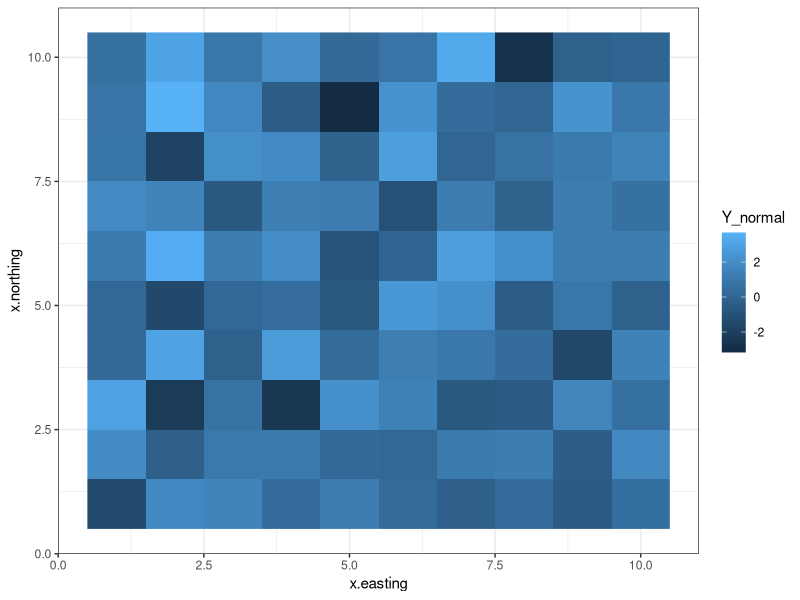
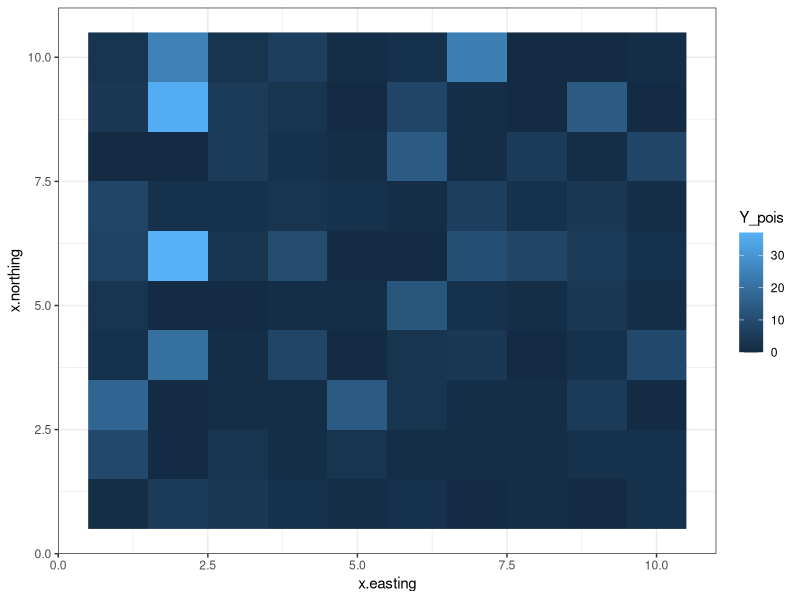
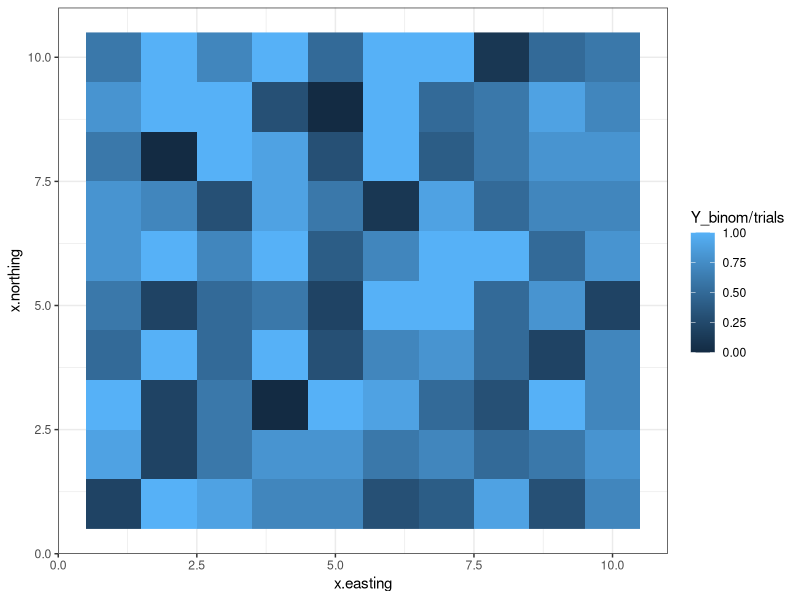

The R script that drew these images, in order:
## ---- chunk 1
library("MASS")
library("dplyr")
library("ggplot2")

set.seed(20171108)
sessionInfo()
## ---- chunk 2
Grid <- expand.grid(x.easting = 1:10, x.northing = 1:10)
n <- nrow(Grid)
## ---- chunk 3
distance <- as.matrix(dist(Grid))

# Proximity matrix
W              <- matrix(0, nrow = n, ncol = n)
W[distance==1] <- 1       	
## ---- chunk 4
# Explanatory variables and coefficients
x1 <- rnorm(n) %>% round(2)
x2 <- rnorm(n) %>% round(2)

# Spatial field
omega <- MASS::mvrnorm(n     = 1, 
                       mu    = rep(0,n), 
                       Sigma = 0.4 * exp(-0.1 * distance))

eta <- x1 + x2 + omega

d <- Grid %>% 
  mutate(Y_normal = rnorm(n, eta, sd = 0.1) %>% round(2),
         Y_pois   = rpois(n, exp(eta)),
         trials   = 10,
         Y_binom  = rbinom(n = n, size = trials, prob = 1/(1+exp(-eta))),
         x1       = x1,
         x2       = x2)
## ---- chunk 5
ggplot(d, aes(x = x.easting, y = x.northing, fill = Y_normal)) + 
  geom_raster() +
  theme_bw()
## ---- chunk 6
ggplot(d, aes(x = x.easting, y = x.northing, fill = Y_pois)) + 
  geom_raster() +
  theme_bw()
## ---- chunk 7
ggplot(d, aes(x = x.easting, y = x.northing, fill = Y_binom/trials)) + 
  geom_raster() +
  theme_bw()
## ---- chunk 8
dput(d)
